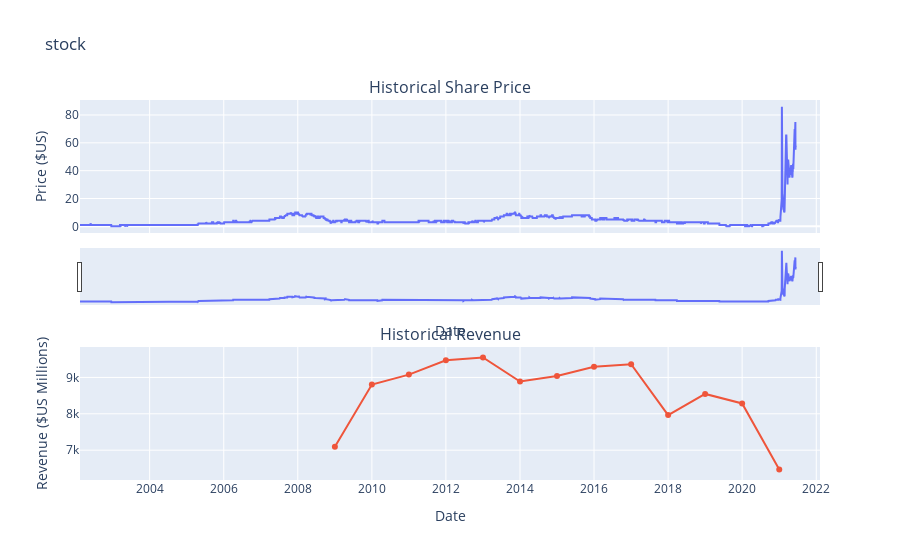

The notebook cell saved with this chart:
### Code cell
make_graph(gme_data, gme_revenue,"stock")

### Figure 1 — Plotly figure (JSON) as saved in the notebook; plotly's stock layout.template omitted (floating-point values rounded to 4 significant figures; data arrays with more than 128 entries replaced by an {"elided": "..."} marker saying what was removed)
{"data": [{"name": "Share Price", "type": "scatter", "x": {"elided": "4867 str values"}, "xaxis": "x", "y": {"elided": "4867 int values"}, "yaxis": "y"}, {"name": "Revenue", "type": "scatter", "x": ["2021-01-01T00:00:00", "2020-01-01T00:00:00", "2019-01-01T00:00:00", "2018-01-01T00:00:00", "2017-01-01T00:00:00", "2016-01-01T00:00:00", "2015-01-01T00:00:00", "2014-01-01T00:00:00", "2013-01-01T00:00:00", "2012-01-01T00:00:00", "2011-01-01T00:00:00", "2010-01-01T00:00:00", "2009-01-01T00:00:00"], "xaxis": "x2", "y": [6466, 8285, 8547, 7965, 9364, 9296, 9040, 8887, 9551, 9474, 9078, 8806, 7094], "yaxis": "y2"}], "layout": {"annotations": [{"font": {"size": 16}, "showarrow": false, "text": "Historical Share Price", "x": 0.5, "xanchor": "center", "xref": "paper", "y": 1.0, "yanchor": "bottom", "yref": "paper"}, {"font": {"size": 16}, "showarrow": false, "text": "Historical Revenue", "x": 0.5, "xanchor": "center", "xref": "paper", "y": 0.35, "yanchor": "bottom", "yref": "paper"}], "autosize": true, "showlegend": false, "title": {"text": "stock"}, "xaxis": {"anchor": "y", "autorange": true, "domain": [0, 1], "matches": "x2", "range": ["2002-02-13", "2022-02-21 11:03:47.9823"], "rangeslider": {"autorange": true, "range": ["2002-02-13", "2022-02-21 11:03:47.9823"], "visible": true, "yaxis": {"_template": null, "rangemode": "match"}}, "showticklabels": false, "title": {"text": "Date"}, "type": "date"}, "xaxis2": {"anchor": "y2", "autorange": true, "domain": [0, 1], "range": ["2002-02-13", "2022-02-21 11:03:47.9823"], "title": {"text": "Date"}, "type": "date"}, "yaxis": {"anchor": "x", "autorange": true, "domain": [0.65, 1.0], "range": [-4.778, 90.78], "title": {"text": "Price ($US)"}, "type": "linear"}, "yaxis2": {"anchor": "x2", "autorange": true, "domain": [0, 0.35], "range": [6236.0, 9781.0], "title": {"text": "Revenue ($US Millions)"}, "type": "linear"}}}
